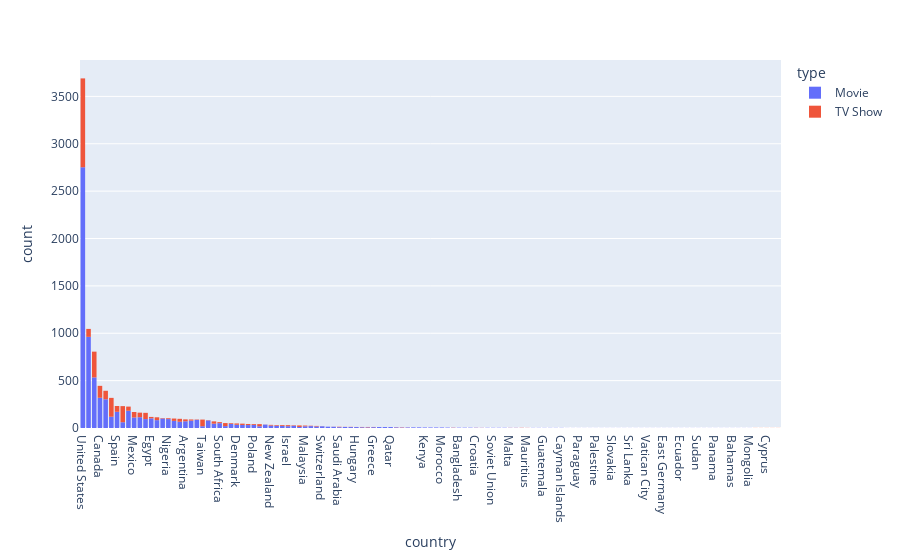

This figure's notebook cell:
### Code cell
px.histogram(country_count, 'country', color='type').update_xaxes(categoryorder='total descending')

### Figure 1 — Plotly figure (JSON) as saved in the notebook; plotly's stock layout.template omitted (floating-point values rounded to 4 significant figures; data arrays with more than 128 entries replaced by an {"elided": "..."} marker saying what was removed)
{"data": [{"alignmentgroup": "True", "bingroup": "x", "hovertemplate": "type=Movie<br>country=%{x}<br>count=%{y}<extra></extra>", "legendgroup": "Movie", "marker": {"color": "#636efa", "pattern": {"shape": ""}}, "name": "Movie", "offsetgroup": "Movie", "orientation": "v", "showlegend": true, "type": "histogram", "x": {"elided": "7379 str values"}, "xaxis": "x", "yaxis": "y"}, {"alignmentgroup": "True", "bingroup": "x", "hovertemplate": "type=TV Show<br>country=%{x}<br>count=%{y}<extra></extra>", "legendgroup": "TV Show", "marker": {"color": "#EF553B", "pattern": {"shape": ""}}, "name": "TV Show", "offsetgroup": "TV Show", "orientation": "v", "showlegend": true, "type": "histogram", "x": {"elided": "2640 str values"}, "xaxis": "x", "yaxis": "y"}], "layout": {"barmode": "relative", "legend": {"title": {"text": "type"}, "tracegroupgap": 0}, "margin": {"t": 60}, "xaxis": {"anchor": "y", "categoryorder": "total descending", "domain": [0, 1], "title": {"text": "country"}}, "yaxis": {"anchor": "x", "domain": [0, 1], "title": {"text": "count"}}}}
